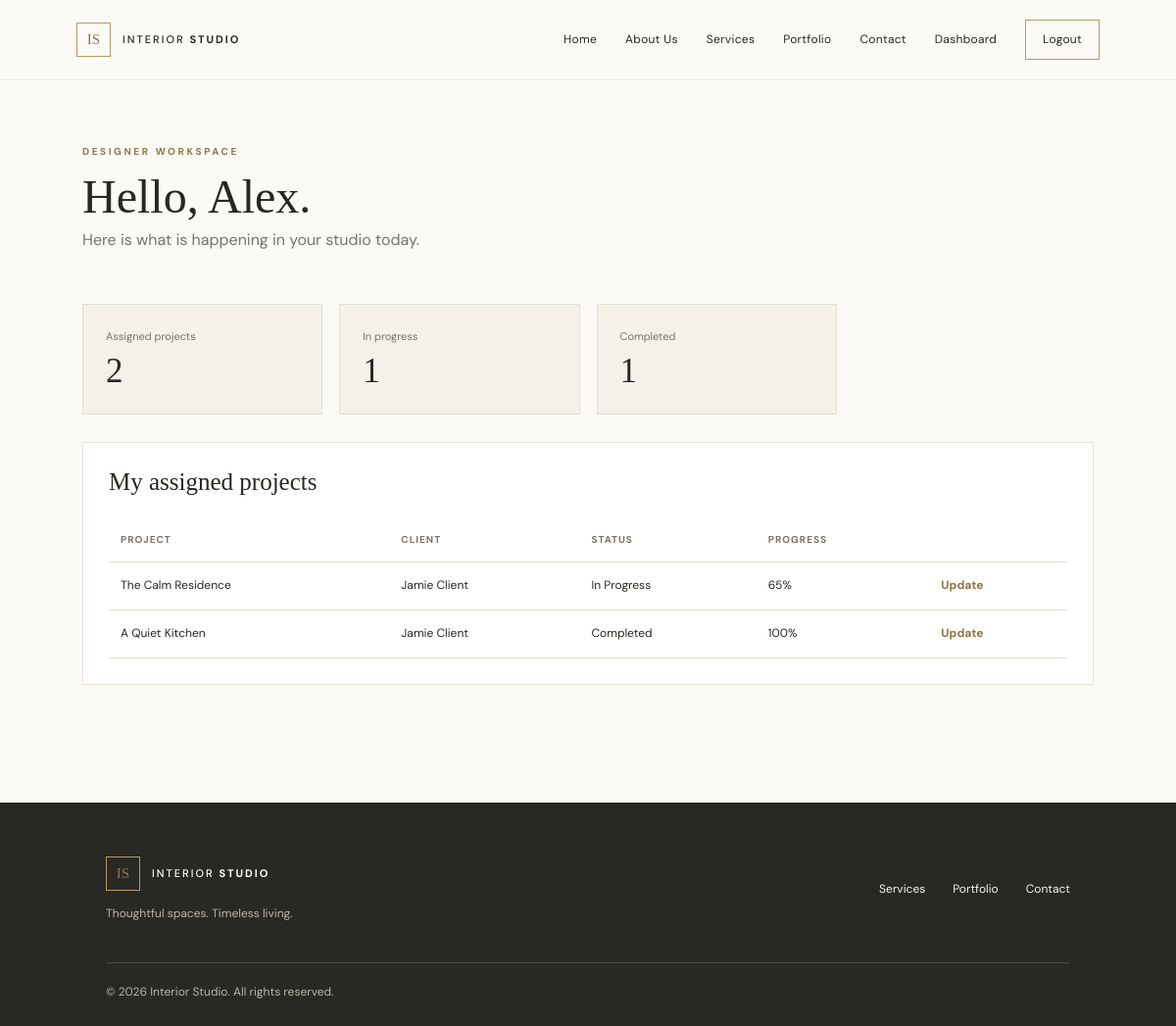
The app's page /dashboard.php (signed in) with its own data.
### tables this page shows
CREATE TABLE projects (
    id INT UNSIGNED AUTO_INCREMENT PRIMARY KEY,
    title VARCHAR(180) NOT NULL,
    description TEXT NOT NULL,
    location VARCHAR(180) NULL,
    category_id INT UNSIGNED NULL,
    client_id INT UNSIGNED NULL,
    designer_id INT UNSIGNED NULL,
    status ENUM('Planning','In Progress','On Hold','Completed') NOT NULL DEFAULT 'Planning',
    progress TINYINT UNSIGNED NOT NULL DEFAULT 0,
    is_published TINYINT(1) NOT NULL DEFAULT 1,
    image VARCHAR(255) NULL,
    created_at TIMESTAMP DEFAULT CURRENT_TIMESTAMP,
    updated_at TIMESTAMP DEFAULT CURRENT_TIMESTAMP ON UPDATE CURRENT_TIMESTAMP,
    CONSTRAINT fk_project_category FOREIGN KEY (category_id) REFERENCES categories(id) ON DELETE SET NULL,
    CONSTRAINT fk_project_client FOREIGN KEY (client_id) REFERENCES users(id) ON DELETE SET NULL,
    CONSTRAINT fk_project_designer FOREIGN KEY (designer_id) REFERENCES users(id) ON DELETE SET NULL
);

CREATE TABLE users (
    id INT UNSIGNED AUTO_INCREMENT PRIMARY KEY,
    name VARCHAR(120) NOT NULL,
    email VARCHAR(190) NOT NULL UNIQUE,
    password VARCHAR(255) NOT NULL,
    role ENUM('admin','designer','client') NOT NULL DEFAULT 'client',
    is_active TINYINT(1) NOT NULL DEFAULT 1,
    created_at TIMESTAMP DEFAULT CURRENT_TIMESTAMP
);

### includes/functions.php (called while the page is built, shortened)
<?php
require_once __DIR__ . '/../config/config.php';
function e(?string $value): string {
    return htmlspecialchars($value ?? '', ENT_QUOTES, 'UTF-8');
}
function current_user(): ?array {
    return $_SESSION['user'] ?? null;
}

### config/config.php (called while the page is built, shortened)
<?php
function db(): PDO {
    static $pdo = null;
    if ($pdo === null) {
        $dsn = 'mysql:host=' . DB_HOST . ';dbname=' . DB_NAME . ';charset=utf8mb4';
        $pdo = new PDO($dsn, DB_USER, DB_PASS, [
            PDO::ATTR_ERRMODE => PDO::ERRMODE_EXCEPTION,
            PDO::ATTR_DEFAULT_FETCH_MODE => PDO::FETCH_ASSOC,
        ]);
    }
    return $pdo;
}

### dashboard.php (the view, shortened to what this page needs)
<?php
require_once 'includes/functions.php';
$user = current_user();
$role = $user['role'];
if ($role === 'admin') {
    $stats = [
        ['Users', db()->query("SELECT COUNT(*) FROM users")->fetchColumn()],
        ['Projects', db()->query("SELECT COUNT(*) FROM projects")->fetchColumn()],
        ['Requests', db()->query("SELECT COUNT(*) FROM design_requests")->fetchColumn()],
        ['Categories', db()->query("SELECT COUNT(*) FROM categories")->fetchColumn()],
    ];
    $requests = db()->query("SELECT r.*,u.name AS client_name FROM design_requests r JOIN users u ON u.id=r.client_id ORDER BY r.created_at DESC LIMIT 8")->fetchAll();
} elseif ($role === 'designer') {
    $stmt = db()->prepare("SELECT p.*,c.name AS client_name FROM projects p LEFT JOIN users c ON c.id=p.client_id WHERE p.designer_id=? ORDER BY p.updated_at DESC");
    $stmt->execute([$user['id']]); $projects = $stmt->fetchAll();
    $stats = [['Assigned projects', count($projects)],['In progress', count(array_filter($projects, fn($p) => $p['status']==='In Progress'))],['Completed', count(array_filter($projects, fn($p) => $p['status']==='Completed'))]];
}
include 'includes/header.php';
?>
<section class="dashboard-shell">
    <div class="dashboard-heading"><div><p class="eyebrow"><?= strtoupper(e($role)) ?> WORKSPACE</p><h1>Hello, <?= e(explode(' ', $user['name'])[0]) ?>.</h1><p class="muted">Here is what is happening in your studio today.</p></div>
    </div>
    <div class="stats-grid"><?php foreach ($stats as $stat): ?><div class="stat-card"><span><?= e($stat[0]) ?></span><strong><?= (int)$stat[1] ?></strong></div><?php endforeach; ?></div>
    <?php if ($role === 'admin'): ?>
        <div class="dashboard-panel"><div class="panel-heading"><h2>Recent design requests</h2><a href="admin/requests.php">Manage all ↗</a></div>
        <?php if ($requests): ?><div class="table-wrap"><table><thead><tr><th>Request</th><th>Client</th><th>Status</th><th>Received</th><th></th></tr></thead><tbody><?php foreach ($requests as $r): ?><tr><td><?= e($r['title']) ?></td><td><?= e($r['client_name']) ?></td><td><span class="status"><?= e($r['status']) ?></span></td><td><?= e(date('d M Y', strtotime($r['created_at']))) ?></td><td><a href="admin/requests.php">View</a></td></tr><?php endforeach; ?></tbody></table></div><?php else: ?><p class="muted">No design requests yet.</p><?php endif; ?></div>
        <div class="quick-links"><a href="admin/users.php">Manage users ↗</a><a href="admin/projects.php">Manage projects ↗</a><a href="admin/categories.php">Manage categories ↗</a></div>
    <?php elseif ($role === 'designer'): ?>
        <div class="dashboard-panel"><h2>My assigned projects</h2><?php if ($projects): ?><div class="table-wrap"><table><thead><tr><th>Project</th><th>Client</th><th>Status</th><th>Progress</th><th></th></tr></thead><tbody><?php foreach ($projects as $p): ?><tr><td><?= e($p['title']) ?></td><td><?= e($p['client_name'] ?? '—') ?></td><td><?= e($p['status']) ?></td><td><?= (int)$p['progress'] ?>%</td><td><a href="designer/project.php?id=<?= (int)$p['id'] ?>">Update</a></td></tr><?php endforeach; ?></tbody></table></div><?php else: ?><p class="muted">No projects have been assigned to you yet.</p><?php endif; ?></div>
    <?php endif; ?>
</section>
<?php include 'includes/footer.php'; ?>

### assets/css/style.css (style rules this page uses)
:root { --ink: #292720; --muted: #77736a; --cream: #f5f1e9; --paper: #fbfaf7; --sand: #e8dfd0; --gold: #b89a62; --gold-dark: #927545; --line: #e5dfd4; --serif: "Playfair Display", Georgia, serif; --sans: "DM Sans", Arial, sans-serif; }
* { box-sizing: border-box; }
html { scroll-behavior: smooth; }
body { margin: 0; background: var(--paper); color: var(--ink); font-family: var(--sans); line-height: 1.65; }
a { color: inherit; text-decoration: none; }
.eyebrow, .section-kicker { font-size: 10px; letter-spacing: 2.6px; font-weight: 700; color: var(--gold-dark); }
h1, h2, h3, p { margin-top: 0; }
h1, h2 { font-family: var(--serif); font-weight: 500; line-height: 1.12; }
h1 { font-size: clamp(43px, 6.1vw, 78px); margin: 17px 0 22px; }
h2 { font-size: clamp(34px, 4vw, 51px); margin-bottom: 23px; }
.dashboard-shell { padding: 65px 7% 100px; min-height: 65vh; }
.dashboard-heading { display: flex; justify-content: space-between; align-items: center; gap: 20px; margin-bottom: 35px; }
.dashboard-heading h1 { font-size: 48px; margin: 5px 0; }
.muted { color: var(--muted); }
.stats-grid { display: grid; grid-template-columns: repeat(4,1fr); gap: 17px; margin-bottom: 28px; }
.stat-card { background: var(--cream); padding: 23px; border: 1px solid var(--line); }
.stat-card span { display: block; color: var(--muted); font-size: 11px; }
.stat-card strong { display: block; font: 35px var(--serif); margin-top: 7px; }
.dashboard-panel { background: white; border: 1px solid var(--line); padding: 26px; margin: 20px 0; }
.dashboard-panel h2 { font-size: 25px; }
.panel-heading a, table a { color: var(--gold-dark); font-size: 12px; font-weight: 700; }
.table-wrap { overflow-x: auto; }
table { width: 100%; border-collapse: collapse; font-size: 12px; text-align: left; }
th { color: var(--muted); font-size: 10px; letter-spacing: 1px; text-transform: uppercase; }
th, td { padding: 14px 12px; border-bottom: 1px solid var(--line); vertical-align: middle; }

### records on screen
projects: status "Completed", is_published "1", title "A Quiet Kitchen", client.name "Jamie Client", progress "100"
projects: title "The Calm Residence", client.name "Jamie Client", status "In Progress", progress "65"

### other values on screen
$role "DESIGNER"
explode(' ', $user['name'])[0] "Alex"
$stat[0] "Assigned projects"
$stat[1] "2"
$stat[0] "In progress"
$stat[1] "1"
